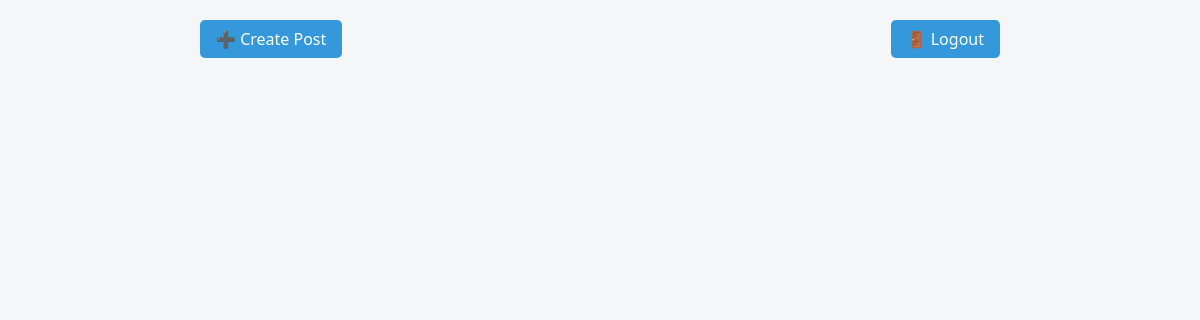
Before: / (signed in) with the older database file.
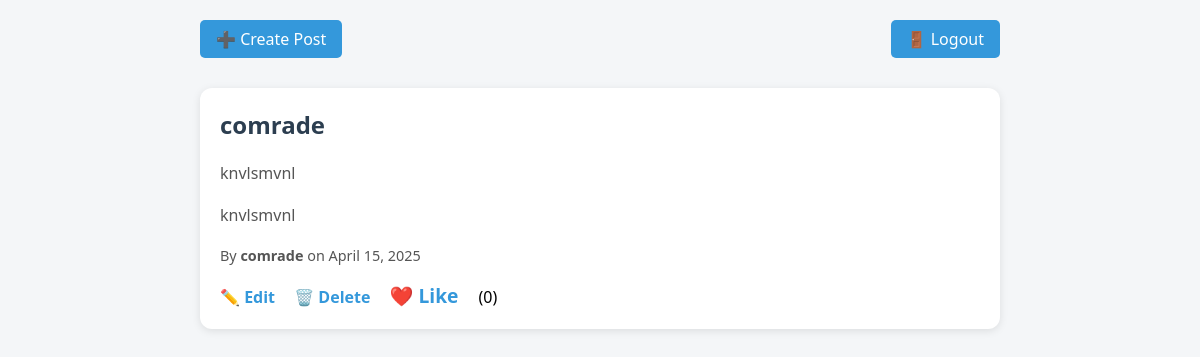
After: the same page with the newer database file.
### blog/models.py (models this page shows, shortened)
class Post(models.Model):
    title=models.CharField(max_length=200)
    content = models.TextField()
    author= models.ForeignKey(User,on_delete=models.CASCADE)
    created_at = models.DateField(auto_now_add=True)
    image = models.ImageField(upload_to='post_images/', blank=True, null=True)
    tags = models.ManyToManyField(Tag, blank=True)
    likes = models.ManyToManyField(User, related_name='liked_posts', blank=True)
    def total_likes(self):
        return self.likes.count()

### blog/views.py (the view)
# urls.py: path('', views.home, name='home'),
@login_required
def home(request):
    posts = Post.objects.all().order_by('-created_at')
    for post in posts:
        post.content_html = markdown2.markdown(post.content)
    return render(request, 'blog/home.html', {'posts': posts})

### blog/templates/blog/home.html (shortened to what this page needs)
<!DOCTYPE html>
<html lang="en">
<head>
</head>
<body>
  <div class="container">
    <div class="top-bar">
      <a href="{% url 'create_post' %}">➕ Create Post</a>
      <a href="{% url 'logout' %}">🚪 Logout</a>
    </div>
    {% for post in posts %}
      <div class="post">
        <h2>{{ post.title }}</h2>
        <p>{{ post.content|linebreaks }}</p>
        <div>{{ post.content_html|safe }}</div>
        <div class="meta">
          <p>By <strong>{{ post.author }}</strong> on {{ post.created_at }}</p>
        </div>
        <div class="actions">
          {% if post.author == user %}
            <a href="{% url 'update_post' post.pk %}">✏️ Edit</a>
            <a href="{% url 'delete_post' post.pk %}">🗑️ Delete</a>
          {% endif %}
          <a href="{% url 'like_post' post.pk %}" class="like-btn">
            {% if user in post.likes.all %}
              💔 Unlike
            {% else %}
              ❤️ Like
            {% endif %}
          </a> ({{ post.total_likes }})
        </div>
      </div>
    {% endfor %}
  </div>
</body>
</html>

### blog/templates/blog/home.html (style rules this page uses)
body { font-family: 'Segoe UI', sans-serif; background: #f4f6f8; margin: 0; padding: 0; }
.container { width: 85%; max-width: 800px; margin: auto; padding: 20px; }
.post { background: white; padding: 20px; border-radius: 12px; box-shadow: 0 2px 8px rgba(0,0,0,0.1); margin-bottom: 30px; }
.post h2 { margin-top: 0; color: #2c3e50; }
.post p { line-height: 1.6; color: #555; }
.meta { font-size: 0.9em; color: #888; margin-top: 10px; }
.actions { margin-top: 15px; }
.actions a { margin-right: 15px; text-decoration: none; color: #3498db; font-weight: bold; }
.like-btn { background: none; border: none; font-size: 1.2em; cursor: pointer; padding: 0; }
.top-bar { display: flex; justify-content: space-between; align-items: center; margin-bottom: 30px; }
.top-bar a { padding: 8px 16px; background: #3498db; color: white; text-decoration: none; border-radius: 5px; transition: 0.3s; }

Changed rows visible on the page:
added Post: title "comrade", content "knvlsmvnl", content_html "knvlsmvnl", author "comrade", created_at "April 15, 2025", shows "✏️ Edit", shows "❤️ Like", total_likes "0"
